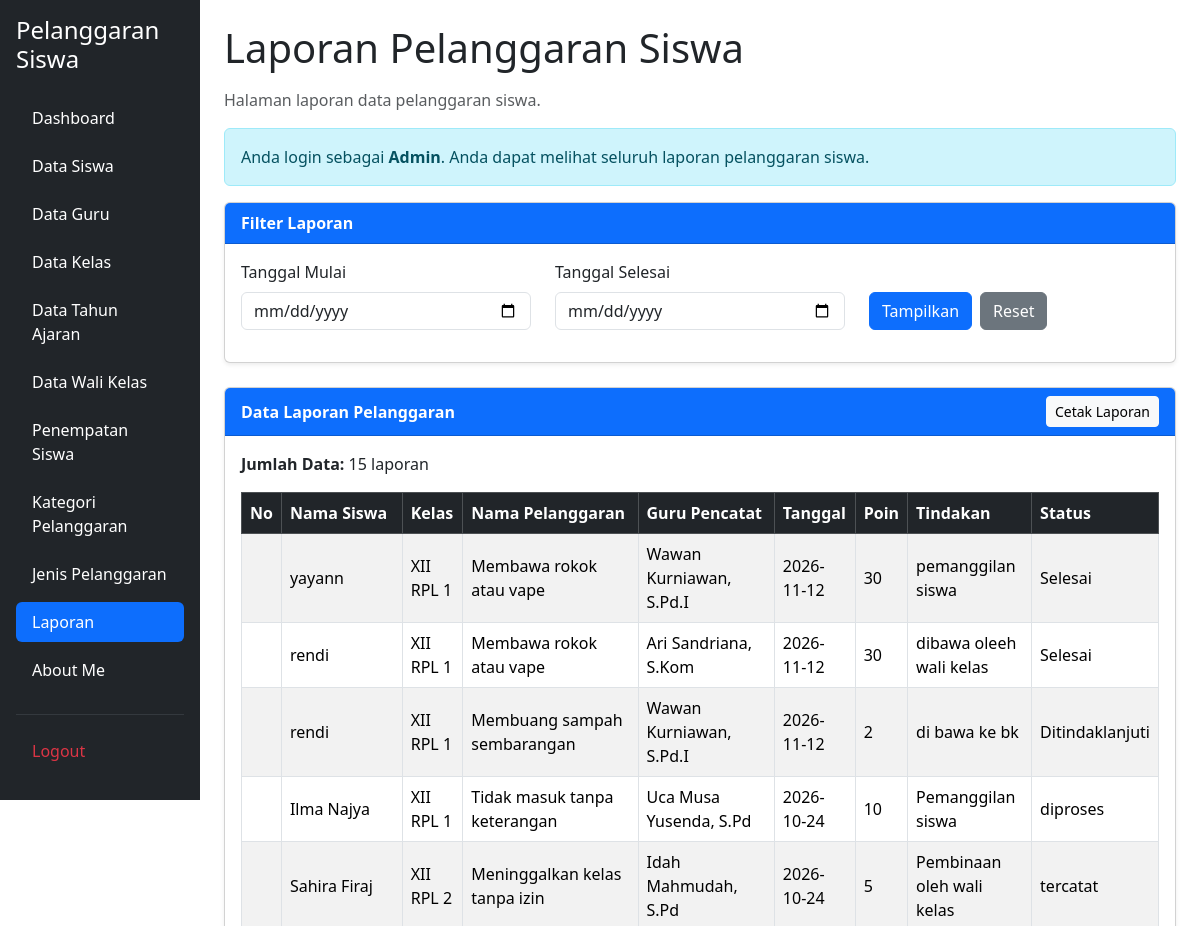
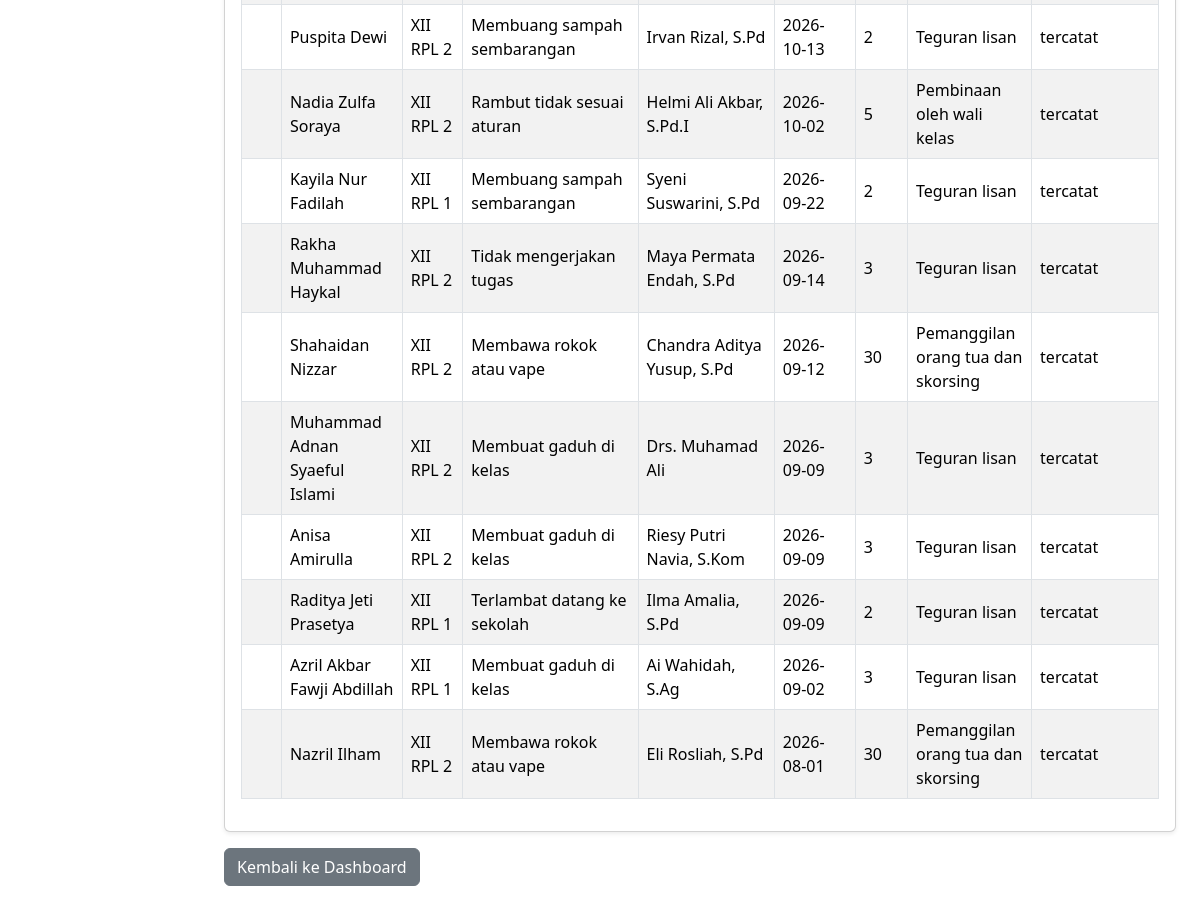
Page /laporan.php (signed in) on the committed database (2 pictures, top to bottom).
### tables this page shows
CREATE TABLE `t_pelanggaran_siswa` (
  `id` int(11) NOT NULL,
  `tahun_ajaran_id` int(11) DEFAULT NULL,
  `siswa_id` int(11) DEFAULT NULL,
  `nama_siswa` varchar(150) NOT NULL,
  `kelas_id` int(11) DEFAULT NULL,
  `nama_kelas` varchar(100) NOT NULL,
  `pelanggaran_id` int(11) DEFAULT NULL,
  `nama_pelanggaran` varchar(150) NOT NULL,
  `pelanggaran_kategori_id` int(11) DEFAULT NULL,
  `guru_id` int(11) DEFAULT NULL,
  `nama_guru` varchar(150) NOT NULL,
  `tanggal` date DEFAULT NULL,
  `keterangan` text NOT NULL,
  `poin` int(11) NOT NULL,
  `tindakan` text NOT NULL,
  `status` varchar(30) NOT NULL,
  `created_at` timestamp NOT NULL DEFAULT current_timestamp(),
  `updated_at` timestamp NOT NULL DEFAULT current_timestamp()
);

### laporan.php (the view, shortened to what this page needs)
<?php
include 'config/koneksi.php';
$tanggal_mulai = trim($_GET['tanggal_mulai'] ?? '');
$tanggal_selesai = trim($_GET['tanggal_selesai'] ?? '');
$sql = "
    SELECT
        ps.id,
        ps.tahun_ajaran_id,
        ps.siswa_id,
        ps.nama_siswa,
        ps.kelas_id,
        ps.nama_kelas,
        ps.pelanggaran_id,
        ps.nama_pelanggaran,
        ps.guru_id,
        ps.nama_guru,
        ps.tanggal,
        ps.keterangan,
        ps.poin,
        ps.tindakan,
        ps.status
    FROM t_pelanggaran_siswa ps
    WHERE 1 = 1
";
$sql .= " ORDER BY ps.tanggal DESC, ps.id DESC";
$stmt = mysqli_prepare($koneksi, $sql);
if (!mysqli_stmt_execute($stmt)) {
    die('Gagal mengambil laporan: ' .
        htmlspecialchars(mysqli_stmt_error($stmt)));
}
$hasil = mysqli_stmt_get_result($stmt);
$jumlah = mysqli_num_rows($hasil);
?>
<!DOCTYPE html>
<html lang="id">
<head>
    <link
        href="https://cdn.jsdelivr.net/npm/bootstrap@5.3.8/dist/css/bootstrap.min.css"
        rel="stylesheet">
    <link
        href="https://cdn.datatables.net/2.3.4/css/dataTables.bootstrap5.min.css"
        rel="stylesheet">
</head>
<body>
<div class="container-fluid">
    <div class="row">
        <?php include 'layout/sidebar.php'; ?>
        <main class="col-md-9 col-lg-10 p-4">
            <h1 class="mb-3">
                Laporan Pelanggaran Siswa
            </h1>
            <p class="text-muted">
                Halaman laporan data pelanggaran siswa.
            </p>
            <div class="alert alert-info no-print">
                <?php if ($role === 'admin') { ?>
                    Anda login sebagai <strong>Admin</strong>.
                    Anda dapat melihat seluruh laporan pelanggaran siswa.
                <?php } else { ?>
                    Anda login sebagai <strong>Wali Kelas</strong>.
                    Anda hanya dapat melihat laporan dari kelas
                    yang menjadi tanggung jawab Anda.
                <?php } ?>
            </div>
            <div class="card shadow-sm mb-4 no-print">
                <div class="card-header bg-primary text-white">
                    Filter Laporan
                </div>
                <div class="card-body">
                    <form method="GET" action="laporan.php">
                        <div class="row">
                            <div class="col-md-4 mb-3">
                                <label class="form-label">
                                    Tanggal Mulai
                                </label>
                                <input
                                    type="date"
                                    name="tanggal_mulai"
                                    class="form-control"
                                    value="<?= htmlspecialchars($tanggal_mulai); ?>">
                            </div>
                            <div class="col-md-4 mb-3">
                                <label class="form-label">
                                    Tanggal Selesai
                                </label>
                                <input
                                    type="date"
                                    name="tanggal_selesai"
                                    class="form-control"
                                    value="<?= htmlspecialchars($tanggal_selesai); ?>">
                            </div>
                            <div class="col-md-4 mb-3 d-flex align-items-end gap-2">
                                <button
                                    type="submit"
                                    class="btn btn-primary">
                                    Tampilkan
                                </button>
                                <a
                                    href="laporan.php"
                                    class="btn btn-secondary">
                                    Reset
                                </a>
                            </div>
                        </div>
                    </form>
                </div>
            </div>
            <div class="card shadow-sm">
                <div class="card-header bg-primary text-white d-flex justify-content-between align-items-center">
                    <span>Data Laporan Pelanggaran</span>
                    <button
                        type="button"
                        onclick="window.print()"
                        class="btn btn-light btn-sm no-print">
                        Cetak Laporan
                    </button>
                </div>
                <div class="card-body">
                    <div class="mb-3">
                        <strong>Jumlah Data:</strong>
                        <?= $jumlah; ?> laporan
                    </div>
                    <div class="table-responsive">
                        <table
                            id="tabelLaporan"
                            class="table table-striped table-bordered table-hover align-middle w-100">
                            <thead class="table-dark">
                                <tr>
                                    <th>No</th>
                                    <th>Nama Siswa</th>
                                    <th>Kelas</th>
                                    <th>Nama Pelanggaran</th>
                                    <th>Guru Pencatat</th>
                                    <th>Tanggal</th>
                                    <th>Poin</th>
                                    <th>Tindakan</th>
                                    <th>Status</th>
                                </tr>
                            </thead>
                            <tbody>
                                <?php while ($row = mysqli_fetch_assoc($hasil)) { ?>
                                    <tr>
                                        <td></td>
                                        <td>
                                            <?= htmlspecialchars($row['nama_siswa'] ?? '-'); ?>
                                        </td>
                                        <td>
                                            <?= htmlspecialchars($row['nama_kelas'] ?? '-'); ?>
                                        </td>
                                        <td>
                                            <?= htmlspecialchars($row['nama_pelanggaran'] ?? '-'); ?>
                                        </td>
                                        <td>
                                            <?= htmlspecialchars($row['nama_guru'] ?? '-'); ?>
                                        </td>
                                        <td>
                                            <?= htmlspecialchars($row['tanggal'] ?? '-'); ?>
                                        </td>
                                        <td>
                                            <?= (int) ($row['poin'] ?? 0); ?>
                                        </td>
                                        <td>
                                            <?= htmlspecialchars($row['tindakan'] ?? '-'); ?>
                                        </td>
                                        <td>
                                            <?= htmlspecialchars($row['status'] ?? '-'); ?>
                                        </td>
                                    </tr>
                                <?php } ?>
                            </tbody>
                        </table>
                    </div>
                </div>
            </div>
            <div class="mt-3 no-print">
                <a href="dashboard.php"
                   class="btn btn-secondary">
                    Kembali ke Dashboard
                </a>
            </div>
        </main>
    </div>
</div>
</body>
</html>

### laporan.php (style rules this page uses)
.card-header { font-weight: 600; }
.table th { white-space: nowrap; }

### rows in the picture
t_pelanggaran_siswa: nama_siswa "yayann", nama_kelas "XII RPL 1", nama_pelanggaran "Membawa rokok atau vape", nama_guru "Wawan Kurniawan, S.Pd.I", tanggal "2026-11-12", poin "30", tindakan "pemanggilan siswa", status "Selesai"
t_pelanggaran_siswa: nama_siswa "rendi", nama_kelas "XII RPL 1", nama_pelanggaran "Membawa rokok atau vape", nama_guru "Ari Sandriana, S.Kom", tanggal "2026-11-12", poin "30", tindakan "dibawa oleeh wali kelas", status "Selesai"
t_pelanggaran_siswa: nama_siswa "rendi", nama_kelas "XII RPL 1", nama_pelanggaran "Membuang sampah sembarangan", nama_guru "Wawan Kurniawan, S.Pd.I", tanggal "2026-11-12", poin "2", tindakan "di bawa ke bk", status "Ditindaklanjuti"
t_pelanggaran_siswa: nama_siswa "Ilma Najya", nama_kelas "XII RPL 1", nama_pelanggaran "Tidak masuk tanpa keterangan", nama_guru "Uca Musa Yusenda, S.Pd", tanggal "2026-10-24", poin "10", tindakan "Pemanggilan siswa", status "diproses"
t_pelanggaran_siswa: nama_siswa "Sahira Firaj", nama_kelas "XII RPL 2", nama_pelanggaran "Meninggalkan kelas tanpa izin", nama_guru "Idah Mahmudah, S.Pd", tanggal "2026-10-24", poin "5", tindakan "Pembinaan oleh wali kelas", status "tercatat"
t_pelanggaran_siswa: nama_siswa "Puspita Dewi", nama_kelas "XII RPL 2", nama_pelanggaran "Membuang sampah sembarangan", nama_guru "Irvan Rizal, S.Pd", tanggal "2026-10-13", poin "2", tindakan "Teguran lisan", status "tercatat"
t_pelanggaran_siswa: nama_siswa "Nadia Zulfa Soraya", nama_kelas "XII RPL 2", nama_pelanggaran "Rambut tidak sesuai aturan", nama_guru "Helmi Ali Akbar, S.Pd.I", tanggal "2026-10-02", poin "5", tindakan "Pembinaan oleh wali kelas", status "tercatat"
t_pelanggaran_siswa: nama_siswa "Kayila Nur Fadilah", nama_kelas "XII RPL 1", nama_pelanggaran "Membuang sampah sembarangan", nama_guru "Syeni Suswarini, S.Pd", tanggal "2026-09-22", poin "2", tindakan "Teguran lisan", status "tercatat"
t_pelanggaran_siswa: nama_siswa "Rakha Muhammad Haykal", nama_kelas "XII RPL 2", nama_pelanggaran "Tidak mengerjakan tugas", nama_guru "Maya Permata Endah, S.Pd", tanggal "2026-09-14", poin "3", tindakan "Teguran lisan", status "tercatat"
t_pelanggaran_siswa: nama_siswa "Shahaidan Nizzar", nama_kelas "XII RPL 2", nama_pelanggaran "Membawa rokok atau vape", nama_guru "Chandra Aditya Yusup, S.Pd", tanggal "2026-09-12", poin "30", tindakan "Pemanggilan orang tua dan skorsing", status "tercatat"
t_pelanggaran_siswa: nama_siswa "Muhammad Adnan Syaeful Islami", nama_kelas "XII RPL 2", nama_pelanggaran "Membuat gaduh di kelas", nama_guru "Drs. Muhamad Ali", tanggal "2026-09-09", poin "3", tindakan "Teguran lisan", status "tercatat"
t_pelanggaran_siswa: nama_siswa "Anisa Amirulla", nama_kelas "XII RPL 2", nama_pelanggaran "Membuat gaduh di kelas", nama_guru "Riesy Putri Navia, S.Kom", tanggal "2026-09-09", poin "3", tindakan "Teguran lisan", status "tercatat"
t_pelanggaran_siswa: nama_siswa "Raditya Jeti Prasetya", nama_kelas "XII RPL 1", nama_pelanggaran "Terlambat datang ke sekolah", nama_guru "Ilma Amalia, S.Pd", tanggal "2026-09-09", poin "2", tindakan "Teguran lisan", status "tercatat"
t_pelanggaran_siswa: nama_siswa "Azril Akbar Fawji Abdillah", nama_kelas "XII RPL 1", nama_pelanggaran "Membuat gaduh di kelas", nama_guru "Ai Wahidah, S.Ag", tanggal "2026-09-02", poin "3", tindakan "Teguran lisan", status "tercatat"
t_pelanggaran_siswa: nama_siswa "Nazril Ilham", nama_kelas "XII RPL 2", nama_pelanggaran "Membawa rokok atau vape", nama_guru "Eli Rosliah, S.Pd", tanggal "2026-08-01", poin "30", tindakan "Pemanggilan orang tua dan skorsing", status "tercatat"

### other values in the picture
$jumlah "15"
